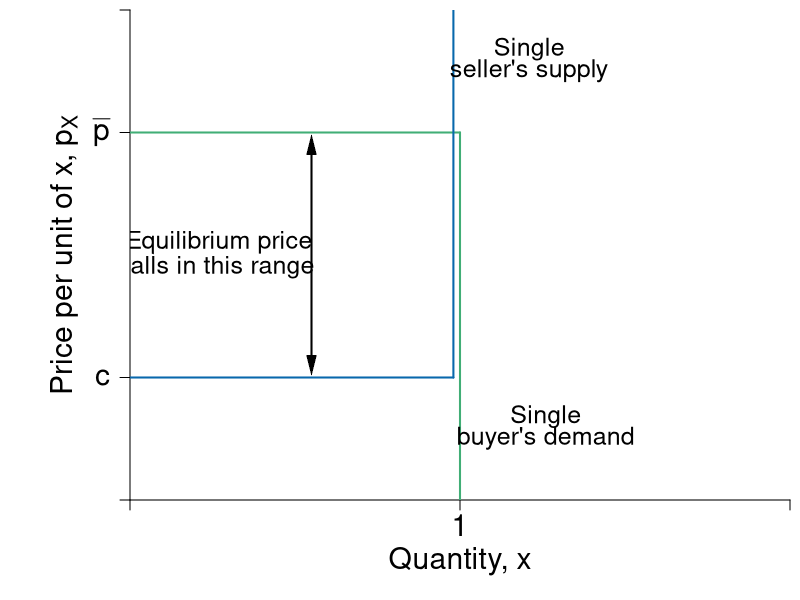

This chart was generated by the following R code:
require(shape)
pdf(file = "competitionmarkets/makost_market1.pdf", width = 9, height = 7)

#Set parameters for graphics
pointsize <- 1.8
axislabelsize <- 1.8
labelsize <- 1.5
namesize <- 1.8
annotatesize <- 1.5
graphlinewidth <- 2
segmentlinewidth <- 1.5


COL <- c("#7fc97f", "#beaed4", "#fdc086", "#ffff99", "#386cb0", "#f0027f", "#bf5b17", "#666666")
COLA <- c("#e0f3db", "#99d8c9","#66c2a4","#41ae76", "#238b45", "#005824")
COLB <- c("#c6dbef", "#4eb3d3", "#2b8cbe", "#0868ac","#084081")
COLC <- c("#fcfbfd", "#efedf5", "#dadaeb", "#bcbddc", "#9e9ac8", "#807dba", "#6a51a3", "#54278f", "#3f007d")

par(mar =  c(5, 6.5, 0.5, 0.5))

Demand <- function(x, rmax = 20, xmax = 12, n = 10) {
  rmax - (rmax/(n*xmax))*x
}

mrsA <- function(x, rmax = 20, xmax = 10) {
  rmax - (rmax/xmax)*x
}

uA <- function(x, y, rmax = 20, xmax = 10) {
  y + rmax*x - (1/2)(rmax/xmax)*x^2
}


Supply <- function(x, c1 = 0, c2 = 0.05){
  c1 + 2*c2*x
}

xlims <- c(0, 2)
ylims <- c(0, 4)

npts <- 501 

plot(0, 0, xlim = xlims, ylim = ylims, type = "n",
     xlab = expression(paste("")),
     ylab = expression(paste("")), 
     xaxt = "n", 
     yaxt = "n", 
     cex.lab = axislabelsize, 
     bty = "n",
     xaxs="i", 
     yaxs="i")

# ticksy <- seq(from = 0, to = ylims[2], by = 2)
# ylabels <- seq(from = 0, to = ylims[2], by = 2)
# ticksx <- seq(from = 0, to = xlims[2], by = 2)
# xlabels <- seq(from = 0, to = xlims[2], by = 2)
ticksy <- c(0, 1, 3, ylims[2])
ylabels <- c(NA, expression(paste(c)), expression(paste( bar(p) )), NA)
ticksx <- c(0, 1, xlims[2])
xlabels <- c(NA, 1, NA)

axis(1, at = ticksx, pos = 0, labels = xlabels, cex.axis = axislabelsize)
axis(2, at = ticksy, pos = 0, labels = ylabels, las = 1, cex.axis = axislabelsize)

npts <- 500 
xx1 <- seq(xlims[1], xlims[2], length.out = npts)

#Draw the polygon for producer surplus
# xpoly1 <- c(0, 75, 0, 0)
# ypoly1 <- c(0, 7.5, 7.5, 0)
# polygon(x = xpoly1, y = ypoly1, col=COLB[1], density=NULL, border = NA)

# #Draw the polygon for consumer surplus
# xpoly2 <- c(0, 75, 0, 0)
# ypoly2 <- c(7.5, 7.5, 20, 7.5)
# polygon(x = xpoly2, y = ypoly2, col=COLA[1], density=NULL, border = NA)
# text(25, 6, expression(paste("Producer Surplus")), xpd = TRUE, cex = labelsize) 
# text(25, 11.5, expression(paste("Consumer Surplus")), xpd = TRUE, cex = labelsize) 

#Lines for mrs graph
# lines(xx1, Demand(xx1), col = COLA[4], lwd = graphlinewidth)
# lines(xx1, Supply(xx1), col = COLB[4], lwd = graphlinewidth)
#lines(xx1, mrsA(xx1, rmax = 20, xmax = 10), col = COLA[4], lwd = graphlinewidth)

#Line for Demand
segments(0, 3, 1, 3, lty = 1, col = COLA[4] , lwd = graphlinewidth)
segments(1, 0, 1, 3, lty = 1, col = COLA[4] , lwd = graphlinewidth)

#Line for Supply
segments(0, 1, 0.98, 1, lty = 1, col = COLB[4] , lwd = graphlinewidth)
segments(0.98, 1, 0.98, 4, lty = 1, col = COLB[4] , lwd = graphlinewidth)

#Label axes
mtext(expression(paste("Quantity, ", x)), side=1, line = 3, cex = axislabelsize)
text(-0.2, 0.5*ylims[2], expression(paste("Price per unit of x, ", p[X])), xpd = TRUE, cex = axislabelsize, srt = 90) 
# 
# points(50, 10, pch = 16, col = "black", cex = 1.5)
# text(52, 10.5, expression(M))

#segments(4.11765, 6.17647, 5.88, 8.88, lty = 1, col = COL[2] , lwd = graphlinewidth)
text(1.26, 0.68, expression("Single"), cex = labelsize)
text(1.26, 0.5, expression("buyer's demand"), cex = labelsize)
text(1.21, 3.68, expression("Single"), cex = labelsize)
text(1.21, 3.5, expression("seller's supply"), cex = labelsize)

text(0.27, 2.1, expression("Equilibrium price"), cex = labelsize)
text(0.27, 1.9, expression("falls in this range"), cex = labelsize)
Arrows(0.55, 1.1, 0.55, 2.9, col = "black", code =3, lty = 1, lwd = 2, arr.type = "triangle", arr.lwd = 0.5)


dev.off()
